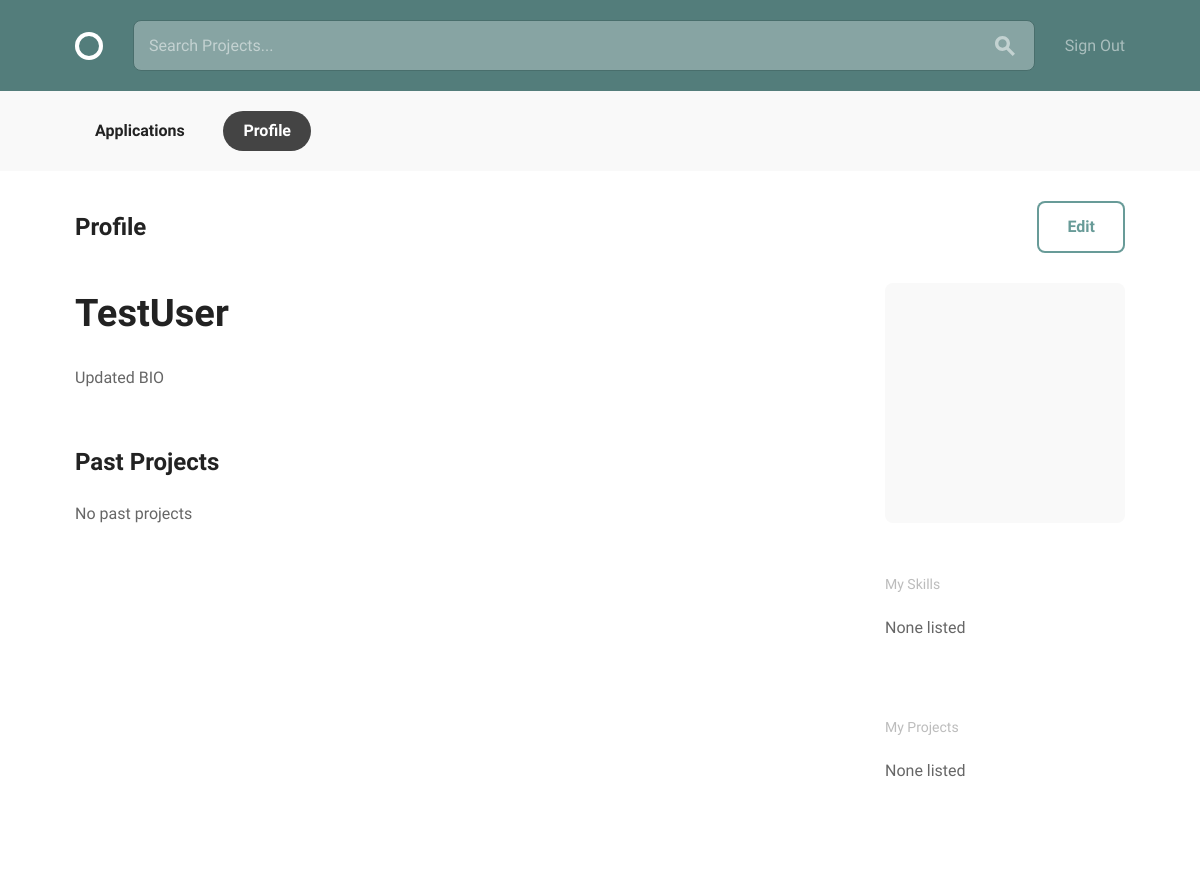
The page /accounts/profile/me/ (signed in) on the database as committed earlier.
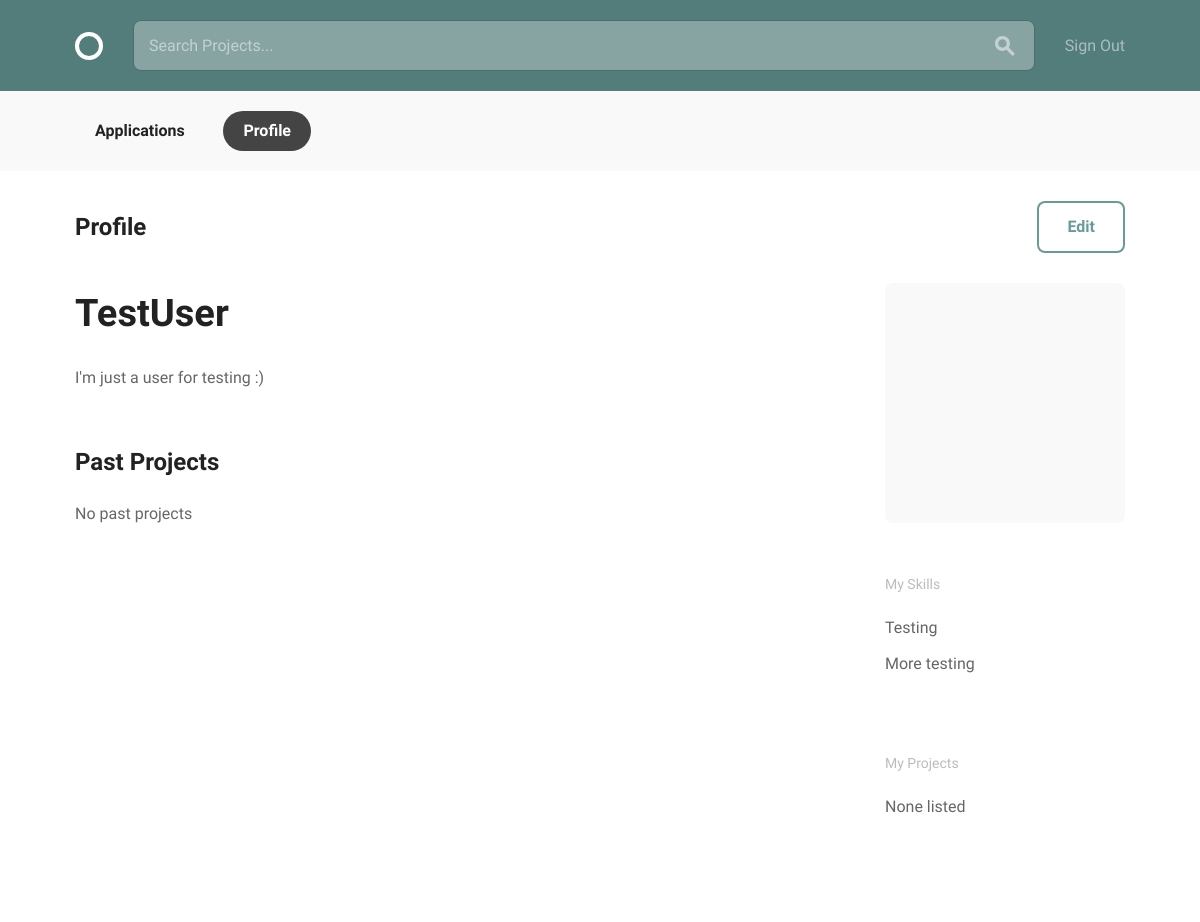
The same page on the database as committed later.
### accounts/models.py (models this page shows, shortened)
class UserProfile(Model):
    user = OneToOneField(User, on_delete=CASCADE)
    slug = SlugField(unique=True, allow_unicode=True, default='')
    bio = TextField(default="")
    pfp = ImageField()
    skills_internal = TextField(default="")
    @property
    def skills(self):
        if self.skills_internal == '':
            return []
        return self.skills_internal.split(',')

### accounts/views.py (the view)
# urls.py: path('profile/<slug:slug>/', ProfileView.as_view(), name='profile'),
class ProfileView(PrefetchRelatedMixin, DetailView): # pylint: disable=too-many-ancestors
    model = UserProfile
    prefetch_related = ("user",)
    template_name = "accounts/profile.html"
    def get(self, request, *args, **kwargs):
        if self.kwargs[self.get_slug_field()] == "me":
            try:
                self.get_object()
            except self.model.DoesNotExist:
                return redirect_to_login(reverse_lazy(
                    "accounts:profile",
                    kwargs={"slug": "me"}
                ))
        return super().get(request, *args, **kwargs)
    def get_object(self, queryset=None):
        if not queryset:
            queryset = self.get_queryset()
        slug = self.kwargs[self.get_slug_field()]
        if slug == "me":
            slug = self.request.user.username
        return queryset.get(slug=slug)

### projects/templatetags/utils.py (called while the page is built)
@register.filter
@stringfilter
def starts_with(value, arg):
    return value.startswith(arg)

### accounts/templates/accounts/profile.html (shortened to what this page needs)
{% extends "layout.html" %}
{% block body %}
<div class="bounds circle--page">
  <div class="circle--page--header circle--fluid">
    <div class="circle--fluid--cell circle--fluid--primary">
      <h2>Profile</h2>
    </div>
    <div class="circle--fluid--cell circle--fluid--secondary">
      {% if user.is_authenticated and user == userprofile.user %}
      <a class="button icon-on-left" href="{% url 'accounts:profile_edit' userprofile.user.username %}">Edit</a>
      {% endif %}
    </div>
  </div>
  <div class="grid-70">
    <h1>{{ userprofile.user.username }}</h1>
    <div class="circle--article--body">
      <p>
        {% if userprofile.bio %}
        {{ userprofile.bio }}
        {% else %}
        No bio provided
        {% endif %}
      </p>
    </div>
    <h2>Past Projects</h2>
    {% if userprofile.projects.get %}
    <table class="u-full-width circle--table">
      <thead>
        <tr>
          <th>Project Title</th>
          <th class="circle--cell--right">Project Needs</th>
        </tr>
      </thead>
      <tbody>
        {% for project in userprofile.projects.get %}
        <tr class="clickable-row" data-href="project.html">
          <td>
            <h3>{{ project.name }}</h3>
          </td>
          <td class="circle--cell--right">
            <span class="secondary-label">{{ project.my_title }}</span>
          </td>
        </tr>
        {% endfor %}
      </tbody>
    </table>
    {% else %}
    <p>No past projects</p>
    {% endif %}
  </div>
  <div class="grid-25 grid-push-5">
    <div class="circle--secondary--module">
      <div class="circle--primary--avatar">
      </div>
    </div>
    <div class="circle--secondary--module">
      <h4>My Skills</h4>
      <ul class="unloaded">
        {% if userprofile.skills and userprofile.skills|length > 0 %}
        {% for skill in userprofile.skills %}
        <li>{{ skill }}</li>
        {% endfor %}
        {% else %}
        <li>None listed</li>
        {% endif %}
      </ul>
    </div>
    <div class="circle--secondary--module">
      <h4>My Projects</h4>
      <ul class="circle--link--list">
        {% if userprofile.projects.get %}
        {% for skill in userprofile.skills.get %}
        <li>{{ skill.name }}</li>
        {% endfor %}
        {% else %}
        <li>None listed</li>
        {% endif %}
      </ul>
    </div>
  </div>
</div>
{% endblock %}

Rows that differ between the two databases and show on the page:
changed UserProfile "TestUser": bio "Updated BIO" → "I'm just a user for testing :)"; skills_internal empty → "Testing,More testing" (drawn)
Other text that changed with them:
new list line: "Testing"
new list line: "More testing"
text no longer shown: "None listed"
